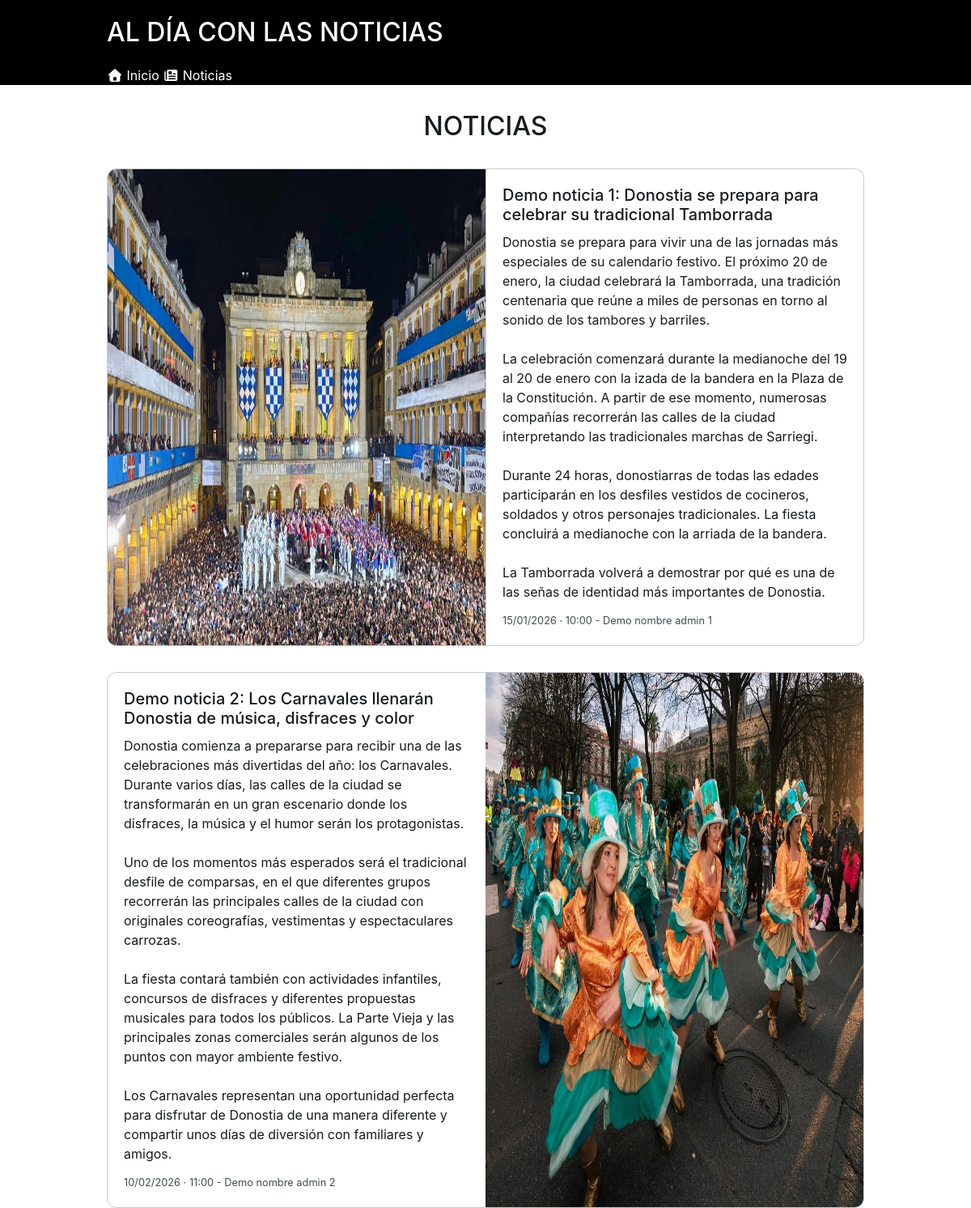
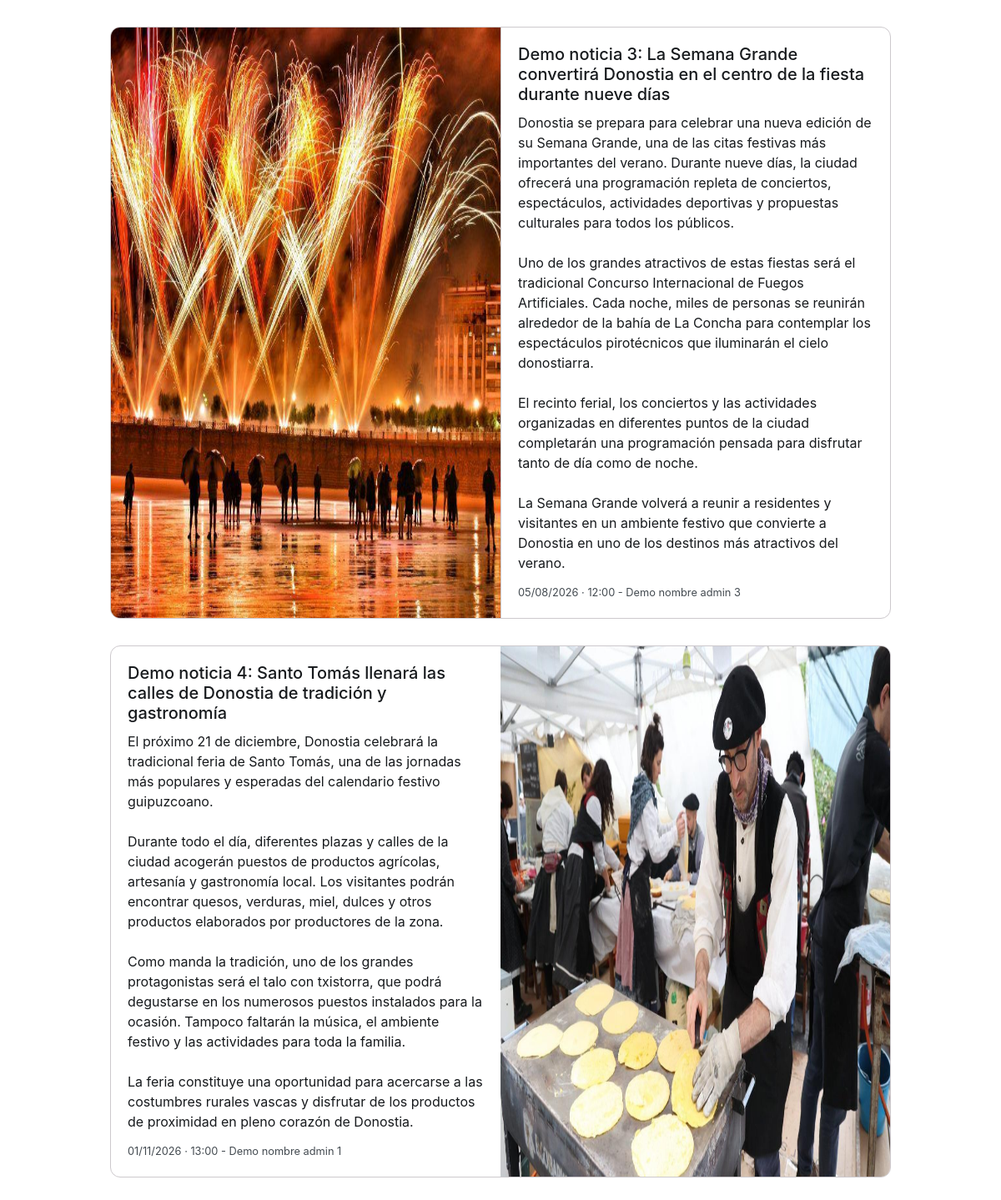
/noticias.php, run on the app's committed database (2 pictures, top to bottom).
### tables this page shows
CREATE TABLE noticias (
    id_noticia INT AUTO_INCREMENT NOT NULL,
    titulo VARCHAR(255) NOT NULL UNIQUE,
    imagen VARCHAR(255) NOT NULL,
    texto LONGTEXT NOT NULL,
    fecha DATETIME NOT NULL,
    id_user INT NOT NULL,
    PRIMARY KEY (id_noticia),
    FOREIGN KEY (id_user) REFERENCES users_data (id_user)
);

CREATE TABLE users_data (
    id_user INT AUTO_INCREMENT NOT NULL,
    nombre VARCHAR(50) NOT NULL,
    apellidos VARCHAR(100) NOT NULL,
    email VARCHAR(100) NOT NULL UNIQUE,
    telefono VARCHAR(30) NOT NULL,
    fecha_de_nacimiento DATE NOT NULL,
    direccion VARCHAR(255),
    sexo ENUM('Hombre', 'Mujer', 'No indicado'),
    PRIMARY KEY (id_user)
);

### app/controllers/NewsController.php (called while the page is built, shortened)
<?php
require_once dirname(__DIR__) . '/models/NewsDAO.php';
class NewsController {
    public function showNews(): void {
        $newsDAO = new NewsDAO();
        $news = $newsDAO->list();
        require_once dirname(__DIR__) . '/views/news_view.php';
    }
}

### public/noticias.php (called while the page is built, shortened)
<?php
require_once dirname(__DIR__) . '/app/controllers/NewsController.php';
$controller = new NewsController();
$controller->showNews();

### app/core/Database.php (called while the page is built, shortened)
<?php
class Database {
    private static ?PDO $connection = null;
    public static function dbConnect(string $path): ?PDO {
        if (self::$connection === null) {
            $dsn = 'mysql:host=' . DB_HOST . ';port=' . DB_PORT . ';dbname=' . DB_NAME . ';charset=utf8mb4';
            $options = [
                PDO::ATTR_ERRMODE => PDO::ERRMODE_EXCEPTION,
                PDO::ATTR_DEFAULT_FETCH_MODE => PDO::FETCH_ASSOC,
                PDO::ATTR_EMULATE_PREPARES => false
            ];
            try {
                self::$connection = new PDO($dsn, DB_USER, DB_PASS, $options);
            } catch (PDOException $e) {
                $log_register = new Logger();
                $log_register->logRegister('Ha fallado la conexión PDO a la base de datos desde ' . $path . '.', 'database');
                return null;
            }
        }
        return self::$connection;
    }
}

### app/models/NewsDAO.php (called while the page is built, shortened)
<?php
require_once dirname(__DIR__) . '/core/Database.php';
require_once __DIR__ . '/News.php';
class NewsDAO {
    private ?PDO $pdo;
    public function __construct() {
        $this->pdo = Database::dbConnect('app/models/NewsDAO.php');
    }
    private function newsConstruct(array $row): News {
        return new News(
            $row['titulo'],
            $row['imagen'],
            $row['texto'],
            $row['fecha'],
            $row['usuario']
        );
    }
    public function list(): ?array {
        if ($this->pdo) {
            $result = $this->pdo->query(
                'SELECT news.titulo, news.imagen, news.texto, news.fecha, user.nombre AS usuario
                FROM noticias news
                INNER JOIN users_data user
                    ON news.id_user = user.id_user'
            );
            if ($result) {
                $news = [];
                foreach ($result as $row) {
                    $news[] = $this->newsConstruct($row);
                }
                return $news;
            }
        }
        return null;
    }
}

### app/models/News.php (called while the page is built)
<?php
class News {
    private string $title;
    private string $image;
    private string $text;
    private string $date;
    private string $userName;
    public function __construct(
        string $title,
        string $image,
        string $text,
        string $date,
        string $userName
    ) {
        $this->title = $title;
        $this->image = $image;
        $this->text = $text;
        $this->date = $date;
        $this->userName = $userName;
    }
    public function getTitle(): string {
        return $this->title;
    }
    public function getImage(): string {
        return $this->image;
    }
    public function getText(): string {
        return $this->text;
    }
    public function getDateTime(): string {
        $date = new DateTime($this->date);
        return $date->format('d/m/Y · H:i');
    }
    public function getUserName(): string {
        return $this->userName;
    }
}

### app/views/news_view.php (the view, shortened to what this page needs)
<?php
require __DIR__ . '/partials/head.php';
require __DIR__ . '/partials/header.php';
?>
<div class="container">
<?php if (empty($news)): ?>
    <div class="d-flex d-column justify-content-center">
        <div class="alert theme-secondary theme-contrast theme-border w-100 justify-content-center" role="alert">
            <p>No hay noticias disponibles.</p>
        </div>
    </div>
<?php else: ?>
    <h2 class="text-center">NOTICIAS</h2>
    <?php foreach ($news as $key => $new): ?>
        <div class="card card-row w-100 mt-9">
            <?php if ($key % 2 === 0): ?>
                <img src="<?= BASE_PATH . 'public/assets/img/news/' . htmlspecialchars($new->getImage(), ENT_QUOTES, SITE_CODIFICATION) ?>" class="card-img-start w-50">
            <?php endif; ?>
            <div class="card-body">
                <h3 class="card-title h4"><?= htmlspecialchars($new->getTitle(), ENT_QUOTES, SITE_CODIFICATION) ?></h3>
                <p class="card-text"><?= nl2br(htmlspecialchars($new->getText(), ENT_QUOTES, SITE_CODIFICATION)) ?></p>
                <p class="card-text"><small class="fg-2"><?= htmlspecialchars($new->getDateTime(), ENT_QUOTES, SITE_CODIFICATION) ?> - <?= htmlspecialchars($new->getUserName(), ENT_QUOTES, SITE_CODIFICATION) ?></small></p>
            </div>
            <?php if ($key % 2 !== 0): ?>
                <img src="<?= BASE_PATH . 'public/assets/img/news/' . htmlspecialchars($new->getImage(), ENT_QUOTES, SITE_CODIFICATION) ?>" class="card-img-end w-50">
            <?php endif; ?>
        </div>
    <?php endforeach; ?>
<?php endif; ?>
</div>
<?php
require __DIR__ . '/partials/footer.php';
?>

### app/views/partials/head.php (shortened to what this page needs)
<!DOCTYPE html>
<html lang="<?= SITE_LANGUAGE ?>" data-bs-theme="light">
<head>
    <link rel="stylesheet" href="<?= BASE_PATH ?>assets/vendor/normalize_v8.0.1/css/normalize.css">
    <link rel="stylesheet" href="<?= BASE_PATH ?>assets/vendor/bootstrap_v6.0.0_alpha.1/css/bootstrap.min.css">
    <link rel="stylesheet" href="<?= BASE_PATH ?>assets/vendor/fontawesome_v7.3.1/css/fontawesome.min.css">
    <link rel="stylesheet" href="<?= BASE_PATH ?>assets/vendor/fontawesome_v7.3.1/css/regular.min.css">
    <link rel="stylesheet" href="<?= BASE_PATH ?>assets/vendor/fontawesome_v7.3.1/css/brands.min.css">
    <link rel="stylesheet" href="<?= BASE_PATH ?>assets/vendor/fontawesome_v7.3.1/css/solid.min.css">
    <link rel="stylesheet" href="<?= BASE_PATH ?>assets/css/styles.css">
</head>

### app/views/partials/header.php (shortened to what this page needs)
<body class="d-flex flex-column min-vh-100">
    <header class="bg-black bg-gradient fg-white">
        <div class="container">
            <h1><?= SITE_TITLE ?></h1>
            <nav>
                <a href="<?= BASE_PATH ?>" class="text-decoration-none fg-white">
                    <i class="fa-solid fa-house"></i> Inicio
                </a>
                <a href="<?= BASE_PATH ?>noticias.php" class="text-decoration-none fg-white">
                    <i class="fa-solid fa-newspaper"></i> Noticias
                </a>
            </nav>
        </div>
    </header>
    <main class="flex-grow-1 py-9">

### app/views/partials/footer.php (shortened to what this page needs)
    </main>
</body>
</html>

### public/assets/css/styles.css (style rules this page uses)
:root { scrollbar-gutter: auto; }

### data on the page
noticias: imagen (picture), titulo "Demo noticia 1: Donostia se prepara para celebrar su tradicional Tamborrada", texto "Donostia se prepara para vivir una de las jornadas más especiales de su calendario festivo. El próximo 20 de enero, la ciudad celebrará la Tamborrada, una tradición centenaria que reúne a miles de personas en torno al sonido de los tambores y barriles. La celebración comenzará durante la medianoche del 19 al 20 de enero con la izada de la bandera en la Plaza de la Constitución. A partir de ese momento, numerosas compañías recorrerán las calles de la ciudad interpretando las tradicionales marchas de Sarriegi. Durante 24 horas, donostiarras de todas las edades participarán en los desfiles vestidos de cocineros, soldados y otros personajes tradicionales. La fiesta concluirá a medianoche con la…", fecha "15/01/2026 · 10:00", id_user.nombre "Demo nombre admin 1"
noticias: titulo "Demo noticia 2: Los Carnavales llenarán Donostia de música, disfraces y color", texto "Donostia comienza a prepararse para recibir una de las celebraciones más divertidas del año: los Carnavales. Durante varios días, las calles de la ciudad se transformarán en un gran escenario donde los disfraces, la música y el humor serán los protagonistas. Uno de los momentos más esperados será el tradicional desfile de comparsas, en el que diferentes grupos recorrerán las principales calles de la ciudad con originales coreografías, vestimentas y espectaculares carrozas. La fiesta contará también con actividades infantiles, concursos de disfraces y diferentes propuestas musicales para todos los públicos. La Parte Vieja y las principales zonas comerciales serán algunos de los puntos con…", fecha "10/02/2026 · 11:00", id_user.nombre "Demo nombre admin 2", imagen (picture)
noticias: imagen (picture), titulo "Demo noticia 3: La Semana Grande convertirá Donostia en el centro de la fiesta durante nueve días", texto "Donostia se prepara para celebrar una nueva edición de su Semana Grande, una de las citas festivas más importantes del verano. Durante nueve días, la ciudad ofrecerá una programación repleta de conciertos, espectáculos, actividades deportivas y propuestas culturales para todos los públicos. Uno de los grandes atractivos de estas fiestas será el tradicional Concurso Internacional de Fuegos Artificiales. Cada noche, miles de personas se reunirán alrededor de la bahía de La Concha para contemplar los espectáculos pirotécnicos que iluminarán el cielo donostiarra. El recinto ferial, los conciertos y las actividades organizadas en diferentes puntos de la ciudad completarán una programación…", fecha "05/08/2026 · 12:00", id_user.nombre "Demo nombre admin 3"
noticias: titulo "Demo noticia 4: Santo Tomás llenará las calles de Donostia de tradición y gastronomía", texto "El próximo 21 de diciembre, Donostia celebrará la tradicional feria de Santo Tomás, una de las jornadas más populares y esperadas del calendario festivo guipuzcoano. Durante todo el día, diferentes plazas y calles de la ciudad acogerán puestos de productos agrícolas, artesanía y gastronomía local. Los visitantes podrán encontrar quesos, verduras, miel, dulces y otros productos elaborados por productores de la zona. Como manda la tradición, uno de los grandes protagonistas será el talo con txistorra, que podrá degustarse en los numerosos puestos instalados para la ocasión. Tampoco faltarán la música, el ambiente festivo y las actividades para toda la familia. La feria constituye una…", fecha "01/11/2026 · 13:00", id_user.nombre "Demo nombre admin 1", imagen (picture)

### other printed values
SITE_TITLE "AL DÍA CON LAS NOTICIAS"
